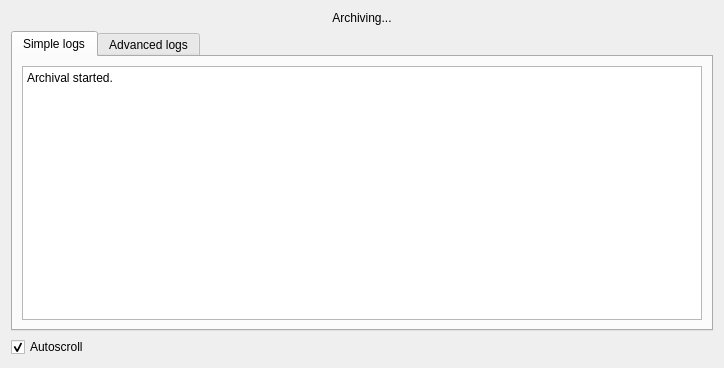
<?xml version="1.0" encoding="UTF-8"?>
<ui version="4.0">
 <class>Form</class>
 <widget class="QWidget" name="Form">
  <property name="geometry">
   <rect>
    <x>0</x>
    <y>0</y>
    <width>724</width>
    <height>368</height>
   </rect>
  </property>
  <property name="windowTitle">
   <string>Running</string>
  </property>
  <property name="windowIcon">
   <iconset>
    <normaloff>logo.png</normaloff>logo.png</iconset>
  </property>
  <layout class="QVBoxLayout" name="verticalLayout_2">
   <item>
    <layout class="QVBoxLayout" name="verticalLayout">
     <item>
      <widget class="QLabel" name="label">
       <property name="text">
        <string>Archiving...</string>
       </property>
       <property name="alignment">
        <set>Qt::AlignCenter</set>
       </property>
      </widget>
     </item>
     <item>
      <widget class="QTabWidget" name="tabWidget">
       <property name="currentIndex">
        <number>0</number>
       </property>
       <widget class="QWidget" name="simple">
        <attribute name="title">
         <string>Simple logs</string>
        </attribute>
        <layout class="QVBoxLayout" name="verticalLayout_3">
         <item>
          <widget class="QPlainTextEdit" name="console">
           <property name="readOnly">
            <bool>true</bool>
           </property>
           <property name="plainText">
            <string>Archival started.
</string>
           </property>
           <property name="centerOnScroll">
            <bool>false</bool>
           </property>
          </widget>
         </item>
        </layout>
       </widget>
       <widget class="QWidget" name="verbose">
        <attribute name="title">
         <string>Advanced logs</string>
        </attribute>
        <layout class="QVBoxLayout" name="verticalLayout_4">
         <item>
          <widget class="QPlainTextEdit" name="verboseConsole">
           <property name="readOnly">
            <bool>true</bool>
           </property>
           <property name="plainText">
            <string>Archival started.
</string>
           </property>
           <property name="centerOnScroll">
            <bool>false</bool>
           </property>
          </widget>
         </item>
        </layout>
       </widget>
      </widget>
     </item>
    </layout>
   </item>
   <item>
    <widget class="QCheckBox" name="autoBox">
     <property name="text">
      <string>Autoscroll</string>
     </property>
     <property name="checked">
      <bool>true</bool>
     </property>
    </widget>
   </item>
  </layout>
 </widget>
 <resources/>
 <connections/>
</ui>
